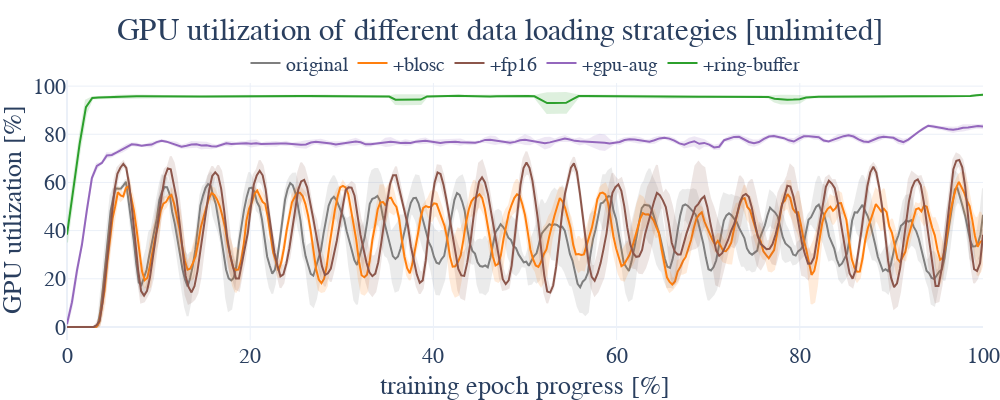

Source (notebook cell):
### Markdown cell above
## GPU utilization

### Code cell
fig = go.Figure()

for i, row in df_bar.iterrows():
    if row["speed"] != "unlimited":
        continue

    y = row["epoch_utils_mean"]
    y_std = row["epoch_utils_std"]
    add_std_fill(
        fig,
        mid_line=y * 100,
        std_range=y_std * 100,
        x=np.linspace(0, 1, len(y)) * 100,
        linecolor=settings_bench.colors_dark[row["loading_strategy"]],
        label="+" + row["loading_strategy"] if row["loading_strategy"] != "original" else row["loading_strategy"],
    )

fig.update_yaxes(title="GPU utilization [%]")
fig.update_xaxes(title="training epoch progress [%]")
fig.update_layout(template="plotly_white", height=400, width=1000, margin=dict(l=0, r=0, t=80, b=0))
fig.update_layout(font_family="Libertinus Serif", font_size=22)
fig.update_layout(legend=dict(orientation="h", yanchor="bottom", y=0.99, xanchor="center", x=0.5, font=dict(size=20)))
fig.update_layout(title_x=0.5, title_text="GPU utilization of different data loading strategies [unlimited]")

fig.write_image(settings_bench.paper_dir / "utilization_loading_strategies.pdf")
fig.write_image(settings_bench.paper_dir / "utilization_loading_strategies.svg")
fig

### Figure 1 — Plotly figure (JSON) as saved in the notebook; plotly's stock layout.template omitted (floating-point values rounded to 4 significant figures; data arrays with more than 128 entries replaced by an {"elided": "..."} marker saying what was removed)
{"data": [{"hovertemplate": "wavelength: %{x:.1f}<br>normalized reflectance: %{y:.5f}<br>standard deviation: %{text:.5f}", "legendgroup": "original", "line": {"color": "#7F7F7F"}, "name": "original", "text": {"elided": "358 float values"}, "type": "scatter", "x": {"elided": "358 float values"}, "y": {"elided": "358 float values"}}, {"fill": "toself", "fillcolor": "#7F7F7F", "hoverinfo": "skip", "legendgroup": "original", "line": {"color": "#7F7F7F"}, "name": "original", "opacity": 0.15, "showlegend": false, "type": "scatter", "x": {"elided": "716 float values"}, "y": {"elided": "716 float values"}}, {"hovertemplate": "wavelength: %{x:.1f}<br>normalized reflectance: %{y:.5f}<br>standard deviation: %{text:.5f}", "legendgroup": "+blosc", "line": {"color": "#FF7F0E"}, "name": "+blosc", "text": {"elided": "343 float values"}, "type": "scatter", "x": {"elided": "343 float values"}, "y": {"elided": "343 float values"}}, {"fill": "toself", "fillcolor": "#FF7F0E", "hoverinfo": "skip", "legendgroup": "+blosc", "line": {"color": "#FF7F0E"}, "name": "+blosc", "opacity": 0.15, "showlegend": false, "type": "scatter", "x": {"elided": "686 float values"}, "y": {"elided": "686 float values"}}, {"hovertemplate": "wavelength: %{x:.1f}<br>normalized reflectance: %{y:.5f}<br>standard deviation: %{text:.5f}", "legendgroup": "+fp16", "line": {"color": "#8C564B"}, "name": "+fp16", "text": {"elided": "310 float values"}, "type": "scatter", "x": {"elided": "310 float values"}, "y": {"elided": "310 float values"}}, {"fill": "toself", "fillcolor": "#8C564B", "hoverinfo": "skip", "legendgroup": "+fp16", "line": {"color": "#8C564B"}, "name": "+fp16", "opacity": 0.15, "showlegend": false, "type": "scatter", "x": {"elided": "620 float values"}, "y": {"elided": "620 float values"}}, {"hovertemplate": "wavelength: %{x:.1f}<br>normalized reflectance: %{y:.5f}<br>standard deviation: %{text:.5f}", "legendgroup": "+gpu-aug", "line": {"color": "#9467BD"}, "name": "+gpu-aug", "text": {"elided": "185 float values"}, "type": "scatter", "x": {"elided": "185 float values"}, "y": {"elided": "185 float values"}}, {"fill": "toself", "fillcolor": "#9467BD", "hoverinfo": "skip", "legendgroup": "+gpu-aug", "line": {"color": "#9467BD"}, "name": "+gpu-aug", "opacity": 0.15, "showlegend": false, "type": "scatter", "x": {"elided": "370 float values"}, "y": {"elided": "370 float values"}}, {"hovertemplate": "wavelength: %{x:.1f}<br>normalized reflectance: %{y:.5f}<br>standard deviation: %{text:.5f}", "legendgroup": "+ring-buffer", "line": {"color": "#2CA02C"}, "name": "+ring-buffer", "text": {"elided": "146 float values"}, "type": "scatter", "x": {"elided": "146 float values"}, "y": {"elided": "146 float values"}}, {"fill": "toself", "fillcolor": "#2CA02C", "hoverinfo": "skip", "legendgroup": "+ring-buffer", "line": {"color": "#2CA02C"}, "name": "+ring-buffer", "opacity": 0.15, "showlegend": false, "type": "scatter", "x": {"elided": "292 float values"}, "y": {"elided": "292 float values"}}], "layout": {"font": {"family": "Libertinus Serif", "size": 22}, "height": 400, "hovermode": "x", "legend": {"font": {"size": 20}, "orientation": "h", "x": 0.5, "xanchor": "center", "y": 0.99, "yanchor": "bottom"}, "margin": {"b": 0, "l": 0, "r": 0, "t": 80}, "title": {"text": "GPU utilization of different data loading strategies [unlimited]", "x": 0.5}, "width": 1000, "xaxis": {"autorange": true, "hoverformat": ".1f", "range": [0, 100], "title": {"text": "training epoch progress [%]"}, "type": "linear"}, "yaxis": {"autorange": true, "range": [-5.43, 102.5], "title": {"text": "GPU utilization [%]"}, "type": "linear"}}}
